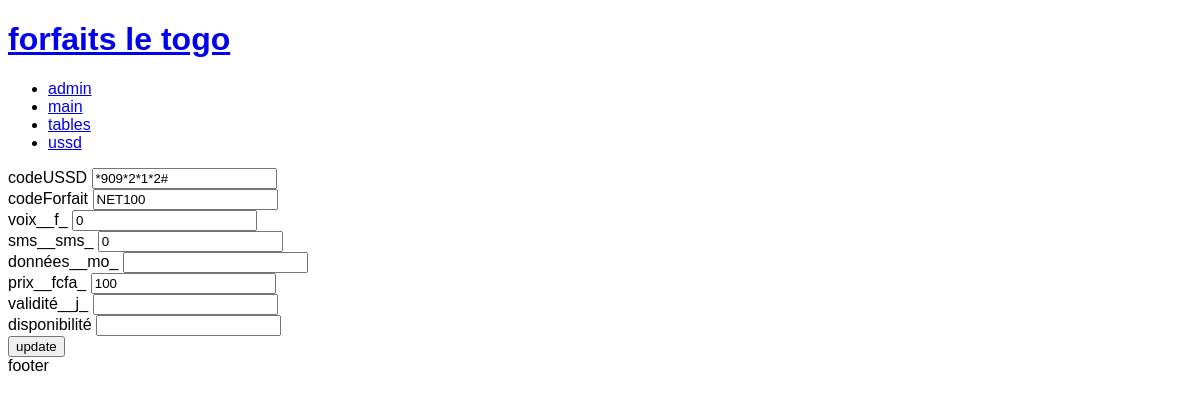
The page /flt/admin/index.php?idForfait=3 on the database its author committed.
### tables this page shows
CREATE TABLE `togocel` (
  `idForfait` int(11) NOT NULL,
  `codeUSSD` varchar(255) NOT NULL,
  `codeForfait` varchar(255) NOT NULL,
  `voix__f_` int(11) NOT NULL,
  `sms__sms_` int(11) NOT NULL,
  `donnees__mo_` int(11) NOT NULL,
  `prix__fcfa_` int(11) NOT NULL,
  `validite__j_` int(11) NOT NULL,
  `disponibilite` varchar(255) NOT NULL,
  `rapport_donneesPrix` decimal(11,4) GENERATED ALWAYS AS (`donnees__mo_` / `prix__fcfa_`) STORED,
  `rapport_prixDonnees` decimal(11,4) NOT NULL,
  `rapport_validitePrix` decimal(11,4) NOT NULL,
  `rapport_prixValidite` decimal(11,4) NOT NULL,
  `rapport_validiteDonnees` decimal(11,4) NOT NULL,
  `rapport_donneesValidite` decimal(11,4) NOT NULL,
  `rapport_prixSms` decimal(11,4) NOT NULL,
  `rapport_smsPrix` decimal(11,4) NOT NULL,
  `rapport_prixVoix` decimal(11,4) NOT NULL,
  `rapport_voixPrix` decimal(11,4) NOT NULL,
  `rapport_validiteSms` decimal(11,4) NOT NULL,
  `rapport_smsValidite` decimal(11,4) NOT NULL,
  `rapport_validiteVoix` decimal(11,4) NOT NULL,
  `rapport_voixValidite` decimal(11,4) NOT NULL,
  `rapport_donneesSms` decimal(11,4) NOT NULL,
  `rapport_smsDonnees` decimal(11,4) NOT NULL,
  `rapport_donneesVoix` decimal(11,4) NOT NULL,
  `rapport_voixDonnees` decimal(11,4) NOT NULL,
  `rapport_smsVoix` decimal(11,4) NOT NULL,
  `rapport_voixSms` decimal(11,4) NOT NULL
);

### flt/admin/index.php (called while the page is built, shortened)
<?php
include("../inc.php");
if (isset($_GET["idForfait"])) {
    $idForfait = $_GET["idForfait"];
    $selectu = $bdd->prepare("SELECT * FROM togocel WHERE idForfait='$idForfait'");
    $selectu->execute();
    $fetchu = $selectu->fetch();
    $codeUSSD = $fetchu["codeUSSD"];
    $codeForfait = $fetchu["codeForfait"];
    $voix = $fetchu["voix__f_"];
    $sms = $fetchu["sms__sms_"];
    $données = $fetchu["données__mo_"];
    $prix = $fetchu["prix__fcfa_"];
    $validité = $fetchu["validité__j_"];
    $disponibilité = $fetchu["disponibilité"];
}
include("../head.php");
include("./flt_admin.php");
include("../footer.php");

### flt/admin/flt_admin.php (the view, shortened to what this page needs)
<form method="POST" action="">
    <label for="codeUSSD">codeUSSD</label>
    <input type="text" name="codeUSSD" id="codeUSSD" value="<?php if (isset($_GET["idForfait"])) {
                                                                echo $codeUSSD;
                                                            } ?>"><br>
    <label for="codeForfait">codeForfait</label>
    <input type="text" name="codeForfait" id="codeForfait" value="<?php if (isset($_GET["idForfait"])) {
                                                                        echo $codeForfait;
                                                                    } ?>"><br>
    <label for="voix__f_">voix__f_</label>
    <input type="number" name="voix" id="voix__f_" value="<?php if (isset($_GET["idForfait"])) {
                                                                echo $voix;
                                                            } ?>"><br>
    <label for="sms__sms_">sms__sms_</label>
    <input type="number" name="sms" id="sms__sms_" value="<?php if (isset($_GET["idForfait"])) {
                                                                echo $sms;
                                                            } ?>"><br>
    <label for="données__mo_">données__mo_</label>
    <input type="number" name="données" id="données__mo_" value="<?php if (isset($_GET["idForfait"])) {
                                                                        echo $données;
                                                                    } ?>"><br>
    <label for="prix__fcfa_">prix__fcfa_</label>
    <input type="number" name="prix" id="prix__fcfa_" value="<?php if (isset($_GET["idForfait"])) {
                                                                    echo $prix;
                                                                } ?>"><br>
    <label for="validité__j_">validité__j_</label>
    <input type="number" name="validité" id="validité__j_" value="<?php if (isset($_GET["idForfait"])) {
                                                                        echo $validité;
                                                                    } ?>"><br>
    <label for="disponibilité">disponibilité</label>
    <input type="text" name="disponibilité" id="disponibilité" value="<?php if (isset($_GET["idForfait"])) {
                                                                            echo $disponibilité;
                                                                        } ?>"><br>
    <?php if (!isset($_GET["idForfait"])) { ?>
        <input type="submit" value="insert" name="insert">
    <?php } else { ?>
        <input type="submit" value="update" name="update">
    <?php } ?>
</form>

### rows shown on the page
togocel: codeUSSD "*909*2*1*2#", codeForfait "NET100", voix "0", sms "0", prix "100"
